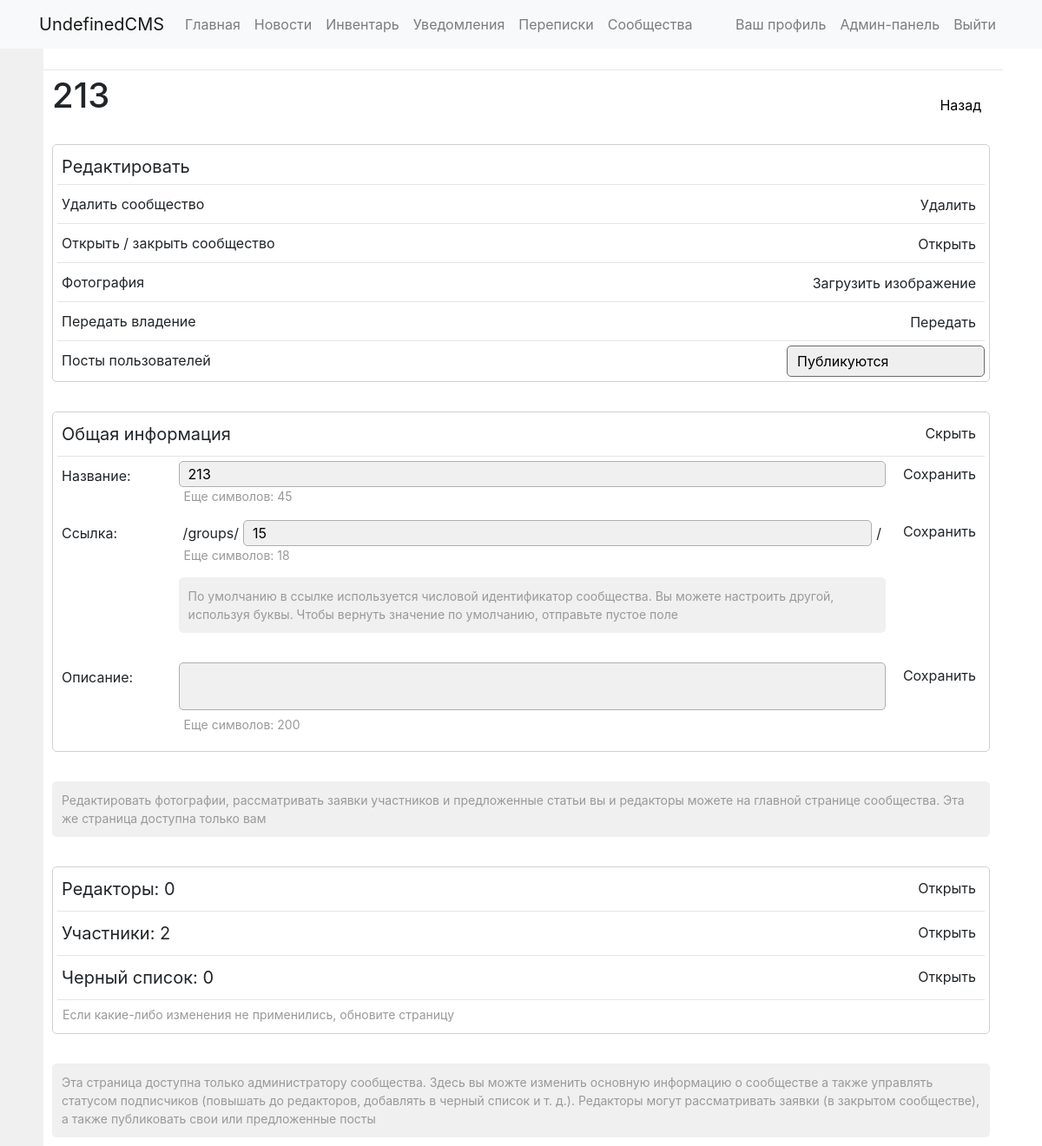
Screenshot of /groups/15/edit/ (signed in) with the database file from the repository.
### communities/models.py (models this page shows, shortened)
class Group(models.Model):
	groupname = models.CharField(max_length=40)
	image = models.ImageField(upload_to='groups/groupimages', default=False)
	slug = models.SlugField(max_length=40, unique=True)
	description = models.TextField(blank=True)
	public = models.BooleanField(default=True)
	allowarticles = models.IntegerField(default=2)
	pubdate = models.DateTimeField('date published', default=datetime.now)
	admin = models.ForeignKey(User, on_delete=models.CASCADE, null=True, blank=True, related_name='groups_admins')
	editors = models.ManyToManyField(User, blank=True, related_name='groups_editors')
	subscribers = models.ManyToManyField(User, blank=True, related_name='groups_subs')
	subrequests = models.ManyToManyField(User, blank=True, related_name='groups_requests')
	banned = models.ManyToManyField(User, blank=True, related_name='groups_banned')
	rating = models.FloatField(null=True, blank=True, default=0)

### communities/views.py (the view)
# urls.py: path('<str:groupslug>/edit/', editgroup, name='editgroup'),
def editgroup(request, groupslug):
	if Group.objects.filter(slug=groupslug).exists():
		group = Group.objects.get(slug=groupslug)
		if group.admin != request.user:
			return HttpResponseRedirect('/groups/' + group.slug + '/')
		else:
			group = {'group': group}
			return render(request, 'communities/edit.html', group)
	else:
		return render(request, 'communities/nogroup.html')

### communities/templates/communities/edit.html (shortened to what this page needs)
{% extends "base_general.html" %}
{% load static %}
{% block links %}
  <link rel="stylesheet" href="{% static 'communities/css/style.css' %}"/>
{% endblock %}
{% block content %}
  <div class="inline-wrapper">
    <h1>{{ group.groupname }}</h1>
    <a id="back" class="button1" href="{% url 'communities:community' group.slug %}">Назад</a>
  </div>
  <br>
  <div class="inline-wrapper">
    <div class="plate" style="width: 100%;">
      <div class="text1">Редактировать</div>
      <hr>
      <div class="inline-wrapper">
        <div class="text2">Удалить сообщество</div>
        <div class="inline-wrapper">
          <div id="delete" class="button2 visible" onclick="showwarning2('Удалить сообщество?', 'deletegroup()')">Удалить</div>
        </div>
      </div>
      <hr>
      <div class="inline-wrapper">
        <div class="text2">Открыть / закрыть сообщество</div>
        {% if group.public %}
          <div id="publicstatus" class="button2" onclick="closegroup('{{ group.id }}')">Закрыть</div>
        {% else %}
          <div id="publicstatus" class="button2" onclick="opengroup('{{ group.id }}')">Открыть</div>
        {% endif %}
      </div>
      {% if group.image.url == '/media/False' %}
        <hr>
        <form id="imageform" action="{% url 'communities:moreedit' group.id %}" method="POST" class="inline-wrapper" enctype="multipart/form-data">
          <div class="text2">Фотография</div>
          <div class="inline-wrapper">
            <div id="uploadimage" class="button2 visible" onclick="document.getElementById('fileinput').click()">Загрузить изображение</div>
          </div>
        </form>
      {% endif %}
      <hr>
      <div class="inline-wrapper">
        <div class="text2">Передать владение</div>
        <div class="button2" onclick="showeditors()">Передать</div>
      </div>
      <hr>
      <div class="inline-wrapper">
        <div class="text2">Посты пользователей</div>
        <select class="pointer" onchange="allowarticles()" name="" id="allow_articles_selector">
          <option value="1" {% if group.allowarticles == 1 %}selected{% endif %}>Публикуются</option>
        </select>
      </div>
    </div>
  </div>
  <br>
  <div class="plate">
    <div class="inline-wrapper">
      <div class="text1">Общая информация</div>
      <div class="button1" onclick="hide('hid1', this)">Скрыть</div>
    </div>
    <div id="hid1" class="visible">
      <hr>
      <div class="inline-wrapper">
        <div class="text2" style="width: 170px;">Название:</div>
        <div style="width: 100%; margin-right: 10px;">
          <input id="nameinput" class="input1 solid" maxlength="48" type="text" value="{{ group.groupname }}" oninput="update_symbols('symbols_nameinput', 'nameinput', 48)">
          <div class="text3" id="symbols_nameinput" style="margin-top: -10px; margin-bottom: 15px;">Символов: 20</div>
        </div>
        <div class="button2" onclick="savevalue('name')" style="margin-top: 1px;">Сохранить</div>
      </div>
      <div class="inline-wrapper">
        <div class="text2" style="width: 170px;">Ссылка: </div>
        <div style="width: 100%; margin-right: 10px;">
          <div class="inline-wrapper">
            <div class="text2">/groups/</div>
            <input id="sluginput" placeholder="{{ group.id }}" class="input1 solid" maxlength="20" type="text" value="{{ group.slug }}" style="margin-top: 2px; text-transform:lowercase" oninput="update_symbols('symbols_sluginput', 'sluginput', 20)">
            <div class="text2">/</div>
          </div>
          <div class="text3" id="symbols_sluginput" style="margin-top: -10px; margin-bottom: 15px;">Символов: 20</div>
          <div class="solid">
            <div class="text3">По умолчанию в ссылке используется числовой идентификатор сообщества. Вы можете настроить другой, используя буквы. Чтобы вернуть значение по умолчанию, отправьте пустое поле</div>
          </div>
        </div>
        <div class="button2" onclick="savevalue('slug')" style="margin-top: 1px;">Сохранить</div>
      </div>
      <br>
      <div class="inline-wrapper">
        <div class="text2" style="width: 170px;">Описание:</div>
        <div style="width: 100%; margin-right: 10px;">
          <textarea id="descriptioninput" maxlength="200" class="textarea1 solid" oninput="auto_grow(this); update_symbols('symbols_descriptioninput', 'descriptioninput', 200)" onclick="auto_grow(this)">{{ group.description }}</textarea>
          <div class="text3" id="symbols_descriptioninput" style="margin-top: -10px; margin-bottom: 15px;">Символов: 20</div>
        </div>
        <div class="button2" onclick="savevalue('description')" style="margin-top: 1px;">Сохранить</div>
      </div>
    </div>
  </div>
  <br>
  <div class="solid">
    <div class="text3">Редактировать фотографии, рассматривать заявки участников и предложенные статьи вы и редакторы можете на главной странице сообщества. Эта же страница доступна только вам
    </div>
  </div>
  <br>
  <div class="plate">
    <div class="inline-wrapper">
      <div class="text1">Редакторы: {{ group.editors.count }}</div>
      <div class="button1" onclick="show('hid2.1', this)">Открыть</div>
    </div>
    <hr>
    <div class="inline-wrapper">
      <div class="text1">Участники: {{ group.subscribers.count }}</div>
      <div class="button1" onclick="show('hid2', this)">Открыть</div>
    </div>
    <hr>
    <div class="inline-wrapper">
      <div class="text1">Черный список: {{ group.banned.count }}</div>
      <div class="button1" onclick="show('hid2.2', this)">Открыть</div>
    </div>
    <hr>
    <div class="text3">Если какие-либо изменения не применились, обновите страницу</div>
  </div>
  <br>
  <div class="solid">
    <div class="text3">Эта страница доступна только администратору сообщества. Здесь вы можте изменить основную информацию о сообществе а также управлять статусом подписчиков (повышать до редакторов, добавлять в черный список и т. д.). Редакторы могут рассматривать заявки (в закрытом сообществе), а также публиковать свои или предложенные посты
    </div>
  </div>
{% endblock %}

### static/communities/css/style.css (style rules this page uses)
hr { margin: 5px 0px; }
html { overflow-y: scroll; }
* { box-sizing: border-box; text-decoration: none; outline: none; list-style-type: none; height: auto; word-wrap: break-word; }
a { color: black; text-decoration: none; }
i, img, .button0, .button0-1, .button1, .button2, .button3 { -webkit-touch-callout: none; -webkit-user-select: none; -khtml-user-select: none; -moz-user-select: none; -ms-user-select: none; user-select: none; }
.plate { padding: 5px; border: 1px solid #D0D0D0; border-radius: 5px; margin-bottom: 10px; background-color: white; }
.solid { padding: 5px; background-color: #F0F0F0; border-radius: 5px; margin-bottom: 10px; }
.inline-wrapper { display: flex; justify-content: space-between; }
.text1 { margin: 5px; font-size: 20px; white-space: pre-line; }
.text2 { margin: 5px; font-size: 16px; white-space: pre-line; }
.text3 { margin: 6px; font-size: 14px; color: #999; white-space: pre-line; }
.button1 { text-align: center; min-height: 40px; padding: 7px 10px; border-radius: 10px; cursor: pointer; transition: 0.2s; margin-top: auto; }
.button2 { text-align: center; margin-top: 4px; height: 30px; padding: 2px 10px; border-radius: 10px; cursor: pointer; transition: 0.2s; }
.input1 { width: 100%; border: 1px solid #AFAFAF; border-radius: 5px; padding: 2px 10px; }
.textarea1 { width: 100%; min-height: 55px; overflow: hidden; resize: none; border: 1px solid #AFAFAF; border-radius: 5px; padding: 2px 10px; }
select { border-radius: 5px; border: 1px solid #6B6B6B; padding: 5px 10px; }
select { -webkit-appearance: none; -moz-appearance: none; text-indent: 1px; text-overflow: ''; }
option { padding: 10px; }
.visible { display: block; }

### rows the page displays
Group: groupname "213", allowarticles "Публикуются", id "15", editors.count "0", subscribers.count "2", banned.count "0"
